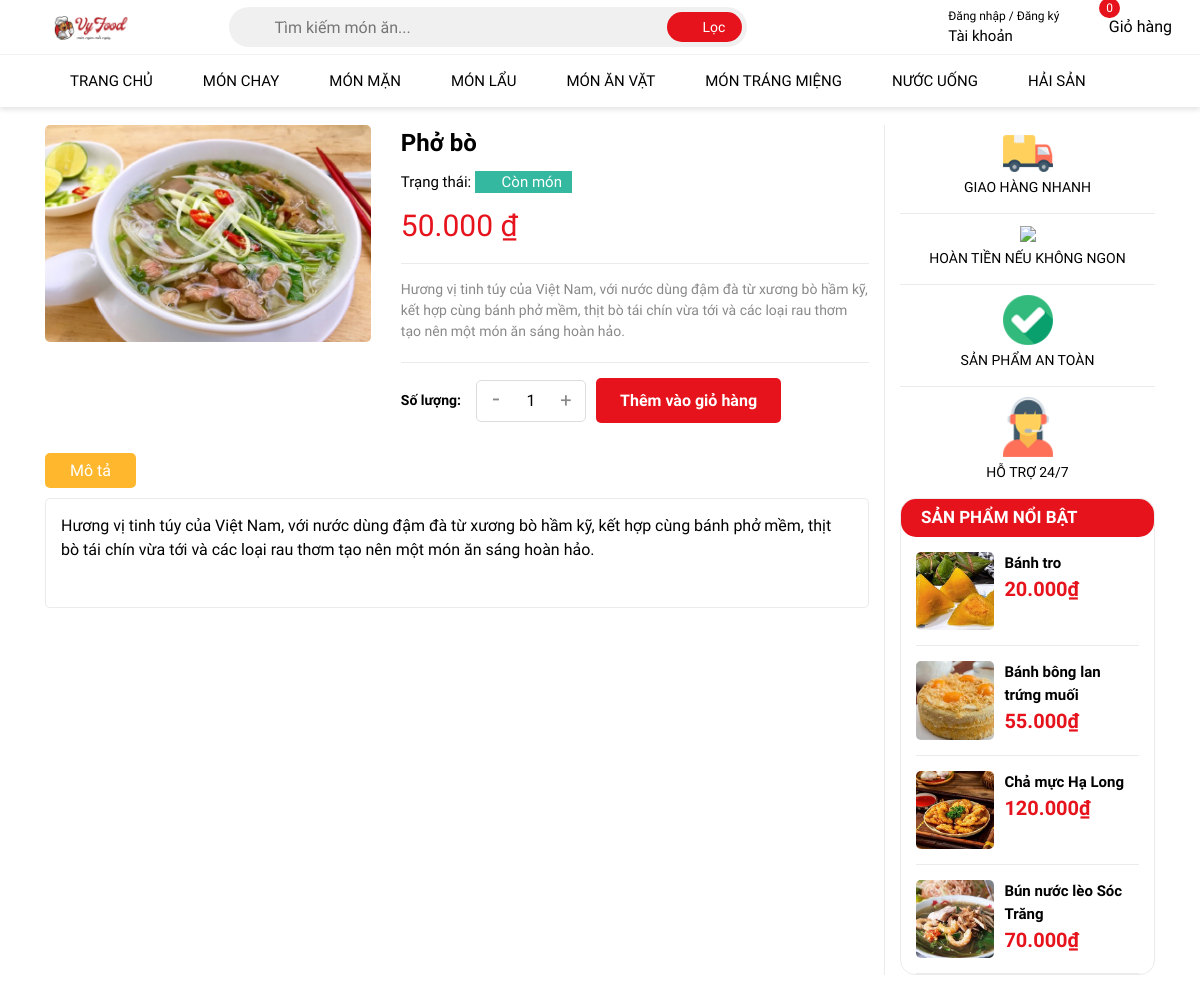
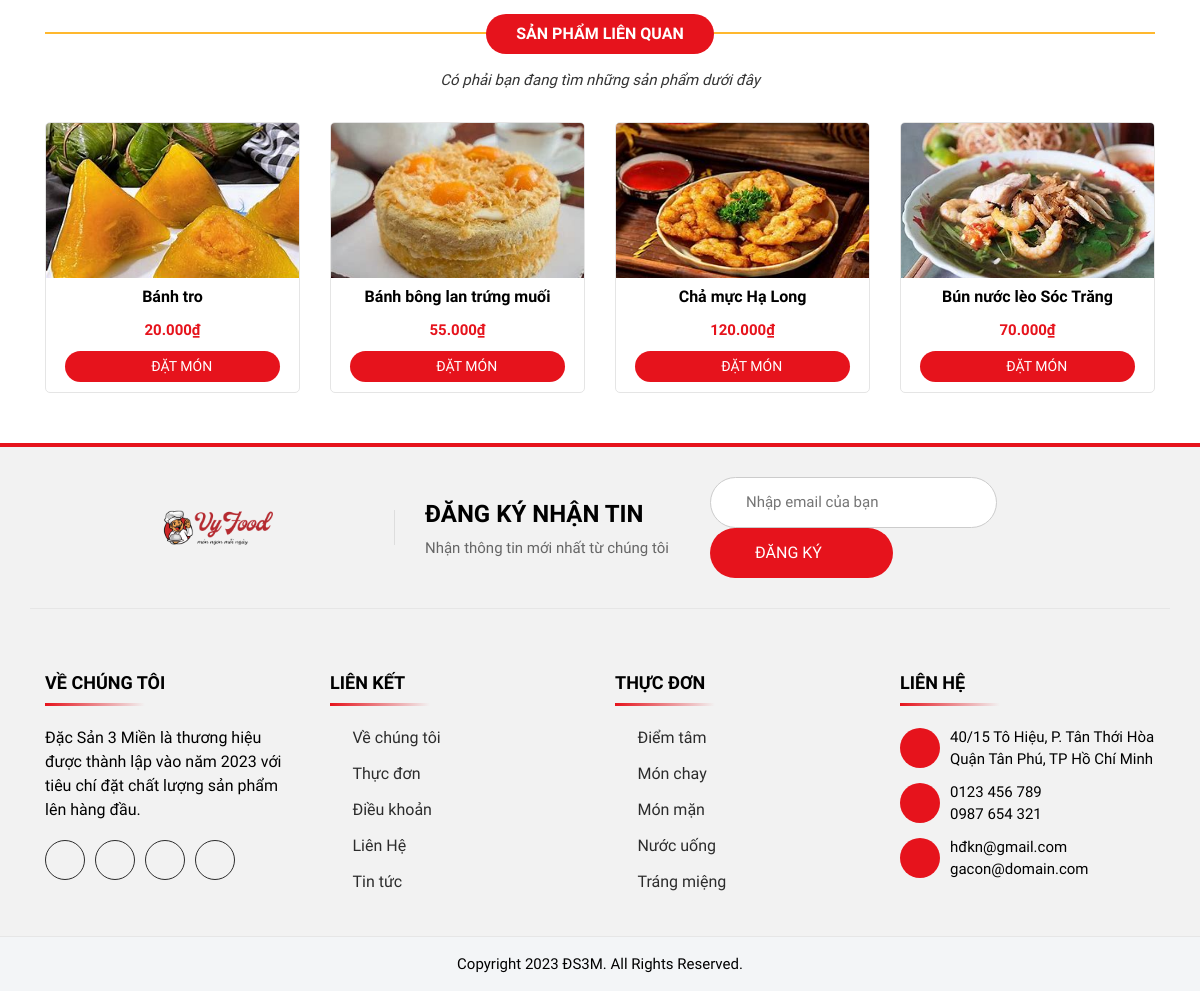
/chitietsp.php?id=1, run on the app's committed database (2 pictures, top to bottom).
### tables this page shows
CREATE TABLE `sanpham` (
  `ID` int(11) NOT NULL,
  `Name` varchar(255) NOT NULL,
  `Image` varchar(255) NOT NULL,
  `Price` int(255) NOT NULL,
  `Describtion` varchar(255) NOT NULL,
  `Type` enum('món chay','món mặn','món lẩu','món ăn vặt','món tráng miệng','nước uống','hải sản') NOT NULL,
  `Visible` TINYINT(1) DEFAULT 1
);

### chitietsp.php (the view, shortened to what this page needs)
<!DOCTYPE html>
<html lang="en">
  <head>
    <link
      rel="stylesheet"
      href="https://cdn.jsdelivr.net/npm/bootstrap@4.0.0/dist/css/bootstrap.min.css"
    />
    <link
      rel="stylesheet"
      href="assets/font-awesome-pro-v6-6.2.0/css/all.min.css"
    />
    <link rel="stylesheet" href="assets/css/base.css" />
    <link rel="stylesheet" href="assets/css/style.css" />
  </head>
  <body>
  <?php
    include_once "includes/header.php";
    ?>
    <?php
        include "connect.php";
        if (isset($_GET['id'])) {
            $id = intval($_GET['id']);
            $sql = "SELECT * FROM sanpham WHERE ID = $id";
            $result = mysqli_query($conn, $sql);
            if (mysqli_num_rows($result) > 0) {
                $row = mysqli_fetch_assoc($result);
            } else {
                echo "<h2>Không tìm thấy sản phẩm!</h2>";
                exit();
            }
        } else {
            echo "<h2>Không có sản phẩm nào được chọn!</h2>";
            exit();
        }
?>
    <div class="chitietSP">
      <div class="container">
        <div class="row">
          <div class="col-xl-9 col-lg-9">
            <div class="row">
              <div class="col-xl-5 col-lg-5">
                <div class="inner-image">
                  <div class="inner-img">
                    <img src="<?php echo $row['Image']?>" />
                  </div>
                </div>
              </div>
              <div class="col-xl-7 col-lg-7">
                <div class="inner-content">
                  <div class="inner-ten"><?php echo $row['Name']?></div>
                  <div class="inner-tt">
                    Trạng thái:
                    <span class="inner-conhang"
                      ><i class="fa-solid fa-check"></i>Còn món</span
                    >
                  </div>
                  <div class="inner-gia"><?php echo $row['Price'] ?>.000 ₫</div>
                  <div class="inner-desc">
                    <?php echo $row['Describtion'] ?>
                  </div>
                </div>
                <div class="inner-add">
                  <div class="inner-sl">Số lượng:</div>
                  <div class="inner-tanggiam">
                    <span id="giam" class="inner-tru">-</span>
                    <input
                      id="tanggiam"
                      type="text"
                      value="1"
                      class="inner-so"
                    />
                    <span id="tang" class="inner-cong">+</span>
                  </div>
                  <button type="button" onclick="notLogin()" class="inner-nut">
                    Thêm vào giỏ hàng
                  </button>
                </div>
              </div>
              <div class="col-xl-12">
                <div class="inner-thongtin">
                  <div class="inner-nut">
                    <button class="inner-mt inner-mt-active">Mô tả</button>
                  </div>
                  <div class="inner-mota">
                    <div class="inner-nd">
                    <?php echo $row['Describtion'] ?>
                    </div>
                  </div>
                </div>
              </div>
            </div>
          </div>
          <div class="col-xl-3 col-lg-3">
            <div class="inner-danhmuc">
              <div class="inner-dm">
                <div class="inner-hinh">
                  <img src="assets/img/service_1.webp" />
                </div>
                <div class="inner-chu">GIAO HÀNG NHANH</div>
              </div>
              <div class="inner-dm">
                <div class="inner-hinh">
                  <img src="assets/img/service_2.png" />
                </div>
                <div class="inner-chu">HOÀN TIỀN NẾU KHÔNG NGON</div>
              </div>
              <div class="inner-dm">
                <div class="inner-hinh">
                  <img src="assets/img/service_3.webp" />
                </div>
                <div class="inner-chu">SẢN PHẨM AN TOÀN</div>
              </div>
              <div class="inner-dm">
                <div class="inner-hinh">
                  <img src="assets/img/service_4.webp" />
                </div>
                <div class="inner-chu">HỖ TRỢ 24/7</div>
              </div>
            </div>
            <?php
include "connect.php";
$sql = "SELECT ID, Name, Image, Price FROM sanpham ORDER BY RAND() LIMIT 4";
$result = $conn->query($sql);
if ($result->num_rows > 0) {
    echo "<div class='inner-noibat'>";
    echo "<div class='inner-nb'>SẢN PHẨM NỔI BẬT</div>";
    echo "<div class='inner-sp'>";
    while ($row = $result->fetch_assoc()) {
        echo "<div class='inner-item'>";
        echo "<a href='chitietsp.php?id=" . $row["ID"] . "' class='inner-anh'>";
        echo "<img src='" . $row["Image"] . "' alt='" . $row["Name"] . "'>";
        echo "</a>";
        echo "<div class='inner-mota'>";
        echo "<div class='inner-ten'>" . $row["Name"] . "</div>";
        echo "<div class='inner-gia'>" . number_format($row["Price"]) . ".000₫</div>";
        echo "</div>";
        echo "</div>";
    }
    echo "</div></div>";
} else {
    echo "<p>Không có món ăn nổi bật nào.</p>";
}
?>
          </div>
        </div>
      </div>
    </div>
    <div class="SanPham">
      <div class="container">
        <div class="row">
          <div class="col-12">
            <div class="inner-head">
              <div class="inner-title">Sản phẩm liên quan</div>
              <p class="inner-desc">
                Có phải bạn đang tìm những sản phẩm dưới đây
              </p>
            </div>
          </div>
          <?php
include "connect.php";
$sql = "SELECT * FROM sanpham ORDER BY RAND() LIMIT 4";
$result = $conn->query($sql);
if ($result->num_rows > 0) {
    while ($row = $result->fetch_assoc()) {
        echo '
        <div class="col-xl-3 col-lg-3 col-md-4 col-sm-6 col-12">
            <div class="inner-item">
              <a href="chitietsp.php?id='.$row['ID'].'" class="inner-img">
                <img src="'.$row['Image'].'" />
              </a>
              <div class="inner-info">
                <div class="inner-ten">'.$row['Name'].'</div>
                <div class="inner-gia">'.number_format($row['Price'], 0, ',', '.').'.000₫</div>
                <a href="chitietsp.php?id='.$row['ID'].'" class="inner-muahang">
                  <i class="fa-solid fa-cart-plus"></i> ĐẶT MÓN
                </a>
              </div>
            </div>
        </div>';
    }
} else {
    echo "Không có sản phẩm nào!";
}
?>
        </div>
      </div>
    </div>
<?php
include_once "includes/footer.php";
?>
</html>

### includes/header.php (shortened to what this page needs)
 <header>
      <div class="header-middle">
      <div class="container">
          <div class="header-middle-left">
            <div class="header-logo">
              <a href="index.php">
                <img
                  src="./assets/img/logo.png"
                  alt=""
                  class="header-logo-img"
                />
              </a>
          </div>
          </div>
        <div class="header-middle-center">
            <form id="search-form" class="form-search" onsubmit="event.preventDefault(); searchProducts();">
                <span class="search-btn" onclick="searchProducts()">
                    <i class="fa-light fa-magnifying-glass"></i>
                </span>
                <input type="text" class="form-search-input" id="search-input" placeholder="Tìm kiếm món ăn...">
                <button class="filter-btn" id="toggle-filter-btn">
                    <i class="fa-light fa-filter-list"></i><span>Lọc</span>
                </button>
            </form>
        </div>
          <div class="header-middle-right">
            <ul class="header-middle-right-list">
              <li class="header-middle-right-item dropdown open">
                <i class="fa-light fa-user"></i>
                <div class="auth-container">
                  <span class="text-dndk">Đăng nhập / Đăng ký</span>
                  <span class="text-tk"
                    >Tài khoản <i class="fa-sharp fa-solid fa-caret-down"></i
                  ></span>
                </div>
              </li>
              <li class="header-middle-right-item open" data-toggle="modal"
              data-target="#cartModal">
                <div class="cart-icon-menu">
                  <i class="fa-light fa-basket-shopping"></i>
                  <span class="count-product-cart">0</span>
                </div>
                <span>Giỏ hàng</span>
              </li>
            </ul>
        </div>
      </div>
      </div>
    </header>
    <nav class="header-bottom">
  <div class="container">
    <ul class="menu-list">
      <li class="menu-list-item"><a href="login.php" class="menu-link">Trang chủ</a></li>
      <li class="menu-list-item"><a href="index.php?Type=Món chay" class="menu-link">Món chay</a></li>
      <li class="menu-list-item"><a href="index.php?Type=Món mặn" class="menu-link">Món mặn</a></li>
      <li class="menu-list-item"><a href="index.php?Type=Món lẩu" class="menu-link">Món lẩu</a></li>
      <li class="menu-list-item"><a href="index.php?Type=Món ăn vặt" class="menu-link">Món ăn vặt</a></li>
      <li class="menu-list-item"><a href="index.php?Type=Món tráng miệng" class="menu-link">Món tráng miệng</a></li>
      <li class="menu-list-item"><a href="index.php?Type=Nước uống" class="menu-link">Nước uống</a></li>
      <li class="menu-list-item"><a href="index.php?Type=Hải sản" class="menu-link">Hải sản</a></li>
    </ul>
  </div>
</nav>
    <div class="advanced-search" id="advanced-search" >
    <div class="container">
        <div class="advanced-search-category">
            <span>Phân loại</span>
        </div>
        <div class="advanced-search-price">
            <span>Giá từ</span>
            <span>đến</span>
            <button type="button" id="advanced-search-price-btn">
            </button>
        </div>
        <div class="advanced-search-control">
            <button id="sort-ascending" onclick="searchProducts(1)">
          </button>
          <button id="sort-descending" onclick="searchProducts(2)">
          </button>
          <button id="reset-search" onclick="searchProducts(0)">
          </button>
          <button onclick="closeSearchAdvanced()">
          </button>
        </div>
    </div>
</div>

### includes/footer.php (shortened to what this page needs)
 <div class="Footer-top">
      <div class="container">
        <div class="row">
          <div class="col-xl-4 col-lg-4 col-md-12">
            <div class="inner-logo">
              <img src="assets/img/logo.png" alt="logo" />
            </div>
          </div>
          <div class="col-xl-3 col-lg-3 col-md-6">
            <div class="inner-text">
              <div class="inner-chu1">Đăng ký nhận tin</div>
              <div class="inner-chu2">Nhận thông tin mới nhất từ chúng tôi</div>
            </div>
          </div>
          <div class="col-xl-5 col-lg-5 col-md-6">
            <form action="" class="inner-form">
              <input type="text" placeholder="Nhập email của bạn" />
              <button class="inner-sub">
                ĐĂNG KÝ <i class="fa-solid fa-arrow-right"></i>
              </button>
            </form>
          </div>
        </div>
      </div>
    </div>
    <div class="Footer-middle">
      <div class="container">
        <div class="row">
          <div class="col-xl-3 col-lg-3 col-md-12 col-sm-12 col-12">
            <div class="inner-text">Về chúng tôi</div>
            <p class="inner-desc">
              Đặc Sản 3 Miền là thương hiệu được thành lập vào năm 2023 với tiêu
              chí đặt chất lượng sản phẩm lên hàng đầu.
            </p>
            <div class="inner-icon">
              <a href="#"><i class="fa-brands fa-facebook-f"></i></a>
              <a href="#"><i class="fa-brands fa-twitter"></i></a>
              <a href="#"><i class="fa-brands fa-instagram"></i></a>
              <a href="#"><i class="fa-brands fa-tiktok"></i></a>
            </div>
          </div>
          <div class="col-xl-3 col-lg-3 col-md-6 col-sm-6 col-12">
            <div class="inner-text">liên kết</div>
            <ul>
              <li>
                <a href="#"
                  ><i class="fa-solid fa-arrow-right"></i>Về chúng tôi</a
                >
              </li>
              <li>
                <a href="#"><i class="fa-solid fa-arrow-right"></i>Thực đơn</a>
              </li>
              <li>
                <a href="#"
                  ><i class="fa-solid fa-arrow-right"></i>Điều khoản</a
                >
              </li>
              <li>
                <a href="#"><i class="fa-solid fa-arrow-right"></i>Liên Hệ</a>
              </li>
              <li>
                <a href="#"><i class="fa-solid fa-arrow-right"></i>Tin tức</a>
              </li>
            </ul>
          </div>
          <div class="col-xl-3 col-lg-3 col-md-6 col-sm-6 col-12">
            <div class="inner-text">thực đơn</div>
            <ul class="inner-menu">
              <li>
                <a href="#"><i class="fa-solid fa-arrow-right"></i>Điểm tâm</a>
              </li>
              <li>
                <a href="#"><i class="fa-solid fa-arrow-right"></i>Món chay</a>
              </li>
              <li>
                <a href="#"><i class="fa-solid fa-arrow-right"></i>Món mặn</a>
              </li>
              <li>
                <a href="#"><i class="fa-solid fa-arrow-right"></i>Nước uống</a>
              </li>
              <li>
                <a href="#"
                  ><i class="fa-solid fa-arrow-right"></i>Tráng miệng</a
                >
              </li>
            </ul>
          </div>
          <div class="col-xl-3 col-lg-3 col-md-6 col-sm-6 col-12">
            <div class="inner-text">liên hệ</div>
            <div class="inner-contact">
              <div class="inner-icon">
                <i class="fa-solid fa-location-dot"></i>
              </div>
              <div class="inner-diachi">
                <div class="inner-chu1">40/15 Tô Hiệu, P. Tân Thới Hòa</div>
                <div class="inner-chu2">Quận Tân Phú, TP Hồ Chí Minh</div>
              </div>
            </div>
            <div class="inner-contact">
              <div class="inner-icon">
                <i class="fa-solid fa-phone"></i>
              </div>
              <div class="inner-diachi">
                <div class="inner-chu1">0123 456 789</div>
                <div class="inner-chu2">0987 654 321</div>
              </div>
            </div>
            <div class="inner-contact">
              <div class="inner-icon">
                <i class="fa-regular fa-envelope"></i>
              </div>
              <div class="inner-diachi">
                <div class="inner-chu1">hđkn@gmail.com</div>
                <div class="inner-chu2">gacon@domain.com</div>
              </div>
            </div>
          </div>
        </div>
      </div>
    </div>
    <div class="Footer-bottom">
      <div class="container">
        <div class="row">
          <div class="col-xl-12">
            <div class="inner-end">
              Copyright 2023 ĐS3M. All Rights Reserved.
            </div>
          </div>
        </div>
      </div>
    </div>
  </body>
</html>

### assets/css/base.css (style rules this page uses)
:root { --color-text: #000000; --color-bg1: #0d5432; --color-bg2: #e6131c; --font: "Roboto Condensed", sans-serif; }
a { text-decoration: none; }
body { color: var(--color-text); font-family: var(--font); overflow-x: hidden; }

### data on the page
sanpham: Name "Phở bò", Price "50", Describtion "Hương vị tinh túy của Việt Nam, với nước dùng đậm đà từ xương bò hầm kỹ, kết hợp cùng bánh phở mềm, thịt bò tái chín vừa tới và các loại rau thơm tạo nên một món ăn sáng hoàn hảo."
sanpham: shows a picture, Name "Bánh tro", Price "20"
sanpham: shows a picture, Name "Bánh bông lan trứng muối", Price "55"
sanpham: shows a picture, Name "Chả mực Hạ Long", Price "120"
sanpham: shows a picture, Name "Bún nước lèo Sóc Trăng", Price "70"
